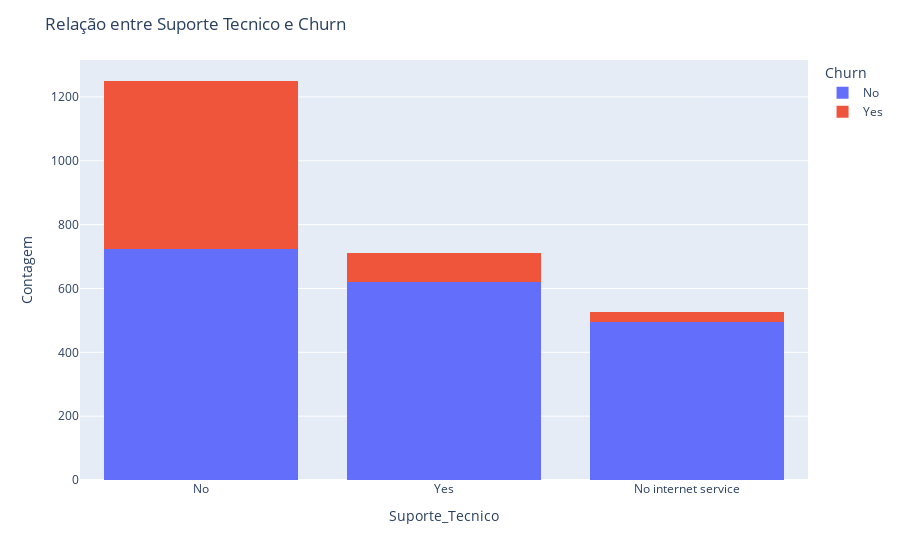

The notebook cell this image was saved under:
### Markdown cell above
- Suporte técnico se relaciona com a variável serviço de internet?

### Code cell
fig = px.histogram(df, x='Suporte_Tecnico', color='Churn', barmode='stack')

fig.update_layout(title='Relação entre Suporte Tecnico e Churn',
                  xaxis_title= 'Suporte_Tecnico',
                  yaxis_title= 'Contagem',
                  legend_title= 'Churn')
fig.show()

### Figure 1 — Plotly figure (JSON) as saved in the notebook; plotly's stock layout.template omitted (floating-point values rounded to 4 significant figures; data arrays with more than 128 entries replaced by an {"elided": "..."} marker saying what was removed)
{"data": [{"bingroup": "x", "hovertemplate": "Churn=No<br>Suporte_Tecnico=%{x}<br>count=%{y}<extra></extra>", "legendgroup": "No", "marker": {"color": "#636efa", "pattern": {"shape": ""}}, "name": "No", "orientation": "v", "showlegend": true, "type": "histogram", "x": {"elided": "1841 str values"}, "xaxis": "x", "yaxis": "y"}, {"bingroup": "x", "hovertemplate": "Churn=Yes<br>Suporte_Tecnico=%{x}<br>count=%{y}<extra></extra>", "legendgroup": "Yes", "marker": {"color": "#EF553B", "pattern": {"shape": ""}}, "name": "Yes", "orientation": "v", "showlegend": true, "type": "histogram", "x": {"elided": "647 str values"}, "xaxis": "x", "yaxis": "y"}], "layout": {"barmode": "stack", "legend": {"title": {"text": "Churn"}, "tracegroupgap": 0}, "margin": {"t": 60}, "title": {"text": "Relação entre Suporte Tecnico e Churn"}, "xaxis": {"anchor": "y", "domain": [0, 1], "title": {"text": "Suporte_Tecnico"}}, "yaxis": {"anchor": "x", "domain": [0, 1], "title": {"text": "Contagem"}}}}
